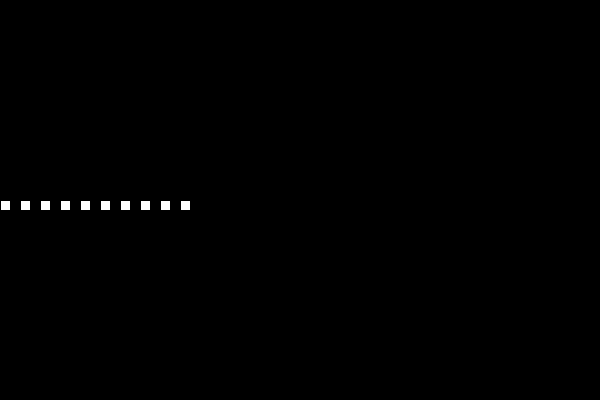
Frame 1 (no input)
Frame 60 (the mouse pressed at the canvas centre just before this capture): identical to frame 1, image omitted
Frame 120 (the mouse held since frame 60 and released just before this capture): identical to frame 1, image omitted

The Processing sketch that drew this single still picture (run headless with seeded random() and noise(); from frame 60 on, the mouse is pressed at the canvas centre):

// Processing sketch: processing_81816
// ── processing_81816.pde

void setup() { 
  size(600, 400);
}


void draw() { 
  background(0); 

  // start counter at 0
  int counter =0; 

  // as long as counter is less than 10 
  // keep running the code within the curly
  // brackets
  while (counter<10) { 
    // draw a rectangle
    rect(counter * 20, 200, 10, 10); 
    // increment the counter
    counter++;
  }
}
